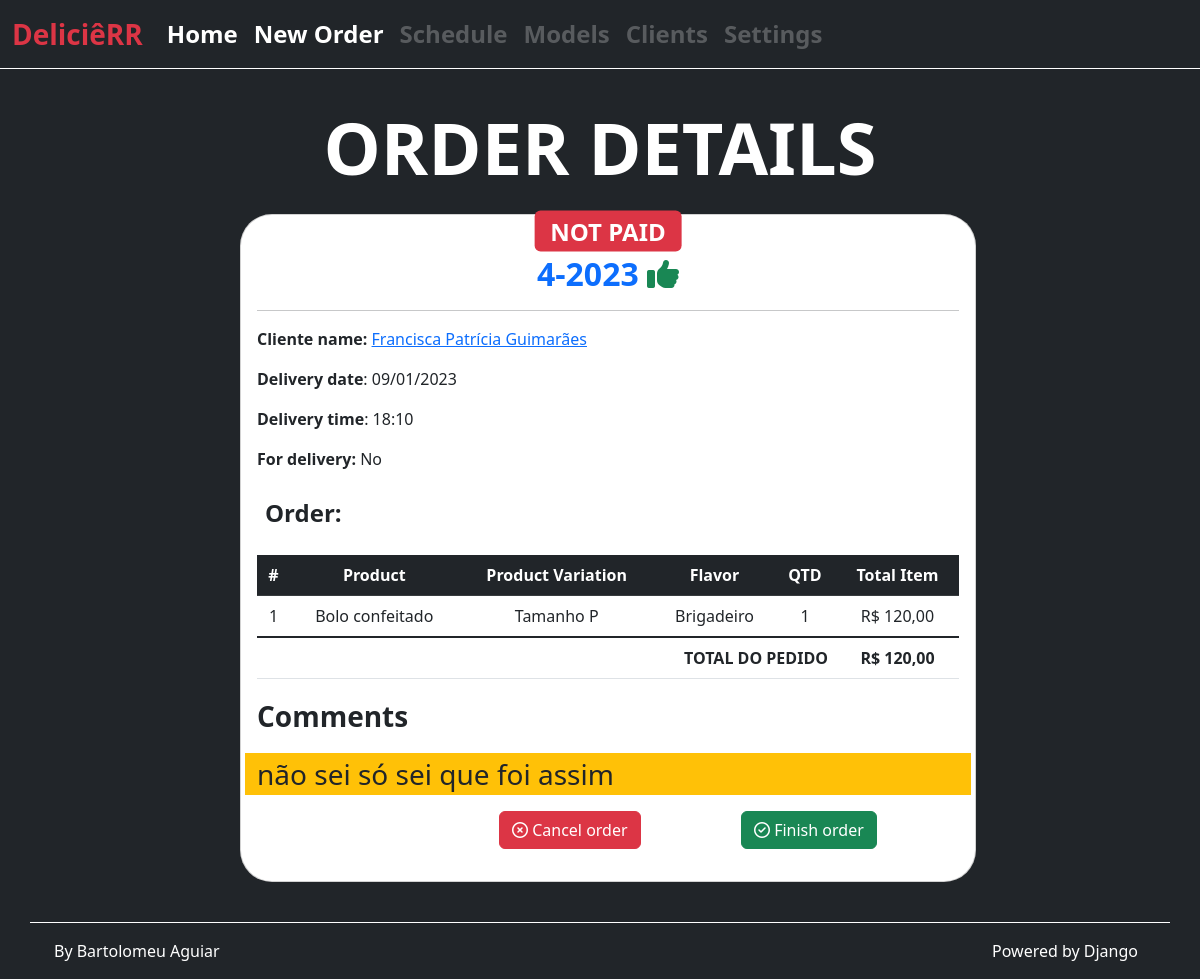
/orders/4/, run on the app's committed database.
### orders/models.py (models this page shows)
class Order (models.Model):
    created_at = models.DateTimeField(auto_now_add=True)
    updated_at = models.DateTimeField(auto_now=True)
    client = models.ForeignKey(Client, on_delete=models.CASCADE)
    total = models.FloatField(default=0.0)
    delivery_date = models.DateTimeField(
        'Delivery Date', auto_now=False, auto_now_add=False)
    for_delivery = models.BooleanField()
    delivery_method = models.CharField(
        choices=(
            ('P', 'Própria'),
            ('T', 'App Terceirizado')
        ),
        max_length=1,
        blank=True
    )
    delivery_address = models.CharField(blank=True, max_length=300)
    comments = models.TextField(max_length=500, blank=True)
    status_order = models.CharField(
        choices=(
            ('CR', 'CREATED'),
            ('CL', 'CANCELED'),
            ('CF', 'CONFIRMED'),
            ('FN', 'FINISHED'),
        ),
        max_length=2,
        default='CR',
    )
    payment_form = models.CharField(
        _("Payment Form"),
        max_length=2,
        blank=True,
        choices=(
            ('CS', _('CASH')),
            ('CC', _('CREDIT CARD')),
            ('DC', _('DEBIT CARD')),
            ('PX', _('PIX')),
        ),
        default='PX',
    )
    status_payment = models.CharField(
        choices=(
            ('NP', 'NOT PAID'),
            ('PG', 'PAID'),
            ('PE', 'PAID ENTRY'),
        ),
        max_length=2,
        blank=True,
        default='NP',
    )
    class Meta:
        verbose_name = 'Order'
        verbose_name_plural = 'Orders'
    def __str__(self):
        return str(f'{self.pk}-{self.delivery_date.year}')

class OrderItem(models.Model):
    order = models.ForeignKey(Order, on_delete=models.CASCADE)
    product = models.CharField(max_length=150)
    product_id = models.PositiveIntegerField()
    variation = models.CharField(max_length=150)
    variation_id = models.PositiveIntegerField()
    sabor = models.CharField(max_length=50, blank=True, default=None)
    price = models.FloatField()
    price_additional = models.FloatField(blank=True, default=0.0)
    price_discount = models.FloatField(blank=True, default=0.0)
    amount = models.PositiveIntegerField()
    class Meta:
        verbose_name = "Order Item"
        verbose_name_plural = "Order Itens"

### clients/models.py (models this page shows, shortened)
class Client(models.Model):
    name = models.CharField(_("Name"), max_length=300)
    celphone = models.CharField(
        _("Celphone"),
        max_length=15,
        blank=True,
        unique=True,
    )
    address = models.CharField(_("Address"), max_length=500, blank=True)
    birthday = models.DateField(
        _("Birthday"),
        auto_now=False,
        auto_now_add=False,
        blank=True,
        null=True,
    )
    class Meta:
        verbose_name = 'Client'
        verbose_name_plural = 'Clients'

### orders/views.py (the view)
# urls.py: path('orders/<int:pk>/', views.OrderDetailView.as_view(),
class OrderDetailView(DetailView):
    model = Order
    context_object_name = 'order'
    template_name = 'orders/pages/order_detail.html'
    def get_queryset(self, *args, **kwargs):
        qs = super().get_queryset(*args, **kwargs)
        qs = qs.exclude(
            status_order='CL',
        )
        return qs

### products/templatetags/bafilters.py (called while the page is built)
@register.filter
def formata_preco(val):
    return utils.formata_preco(val)

### utils/utils.py (called while the page is built)
def formata_preco(val):
    return f'R$ {val:.2f}'.replace('.', ',')

### orders/templates/orders/pages/order_detail.html (shortened to what this page needs)
{% extends "global/base.html" %}
{% load static %}
{% load bafilters %}
{% block title_section %}
    ORDER DETAILS
{% endblock title_section %}
{% block content %}
<div class="container">
    <div class="row justify-content-center">
        <div class="col col-8 ">
            <div class="card h-100 w-100  text-white bg-white rounded-5 m-2 ">
                <div class="card-body text-dark">
                    <p class="position-relative">
                        <span
                            {% if order.status_payment == 'PG' %}
                                class=" position-absolute top-50 start-50 badge translate-middle text-bg-success fs-4"
                            {% elif order.status_payment == 'NP'%}
                                class=" position-absolute top-50 start-50 badge translate-middle text-bg-danger fs-4"
                            {% else %}
                                class=" position-absolute top-50 start-50 badge translate-middle text-bg-warning fs-4"
                            {% endif %}
                        >
                            {{ order.get_status_payment_display }}
                        </span>
                    </p>
                    <h2 class="text-center card-title mt-4">
                        <a href="#" class="text-decoration-none fw-bold ">
                            {{ order }}
                        </a>
                        {% if order.status_order == 'CF' %}
                            <i class="fa-solid fa-thumbs-up text-success "></i>
                        {% endif %}
                    </h2>
                    <hr>
                    <p class="card-text">
                        <b>Cliente name: </b>
                            <a href="./client_detail.html" data-bs-toggle="tooltip"
                                data-bs-title="Click for client details">
                                {{ order.client.name }}
                            </a>
                    </p>
                    <p class="card-text">
                        <b>Delivery date</b>: {{ order.delivery_date|date:"d/m/Y" }}
                    </p>
                    <p class="card-text">
                        <b>Delivery time</b>: {{ order.delivery_date|date:"H:i" }}
                    </p>
                    <p class="card-text">
                        <b>For delivery:</b>
                        {% if order.for_delivery %}
                            Yes
                        {% else %}
                            No
                        {% endif %}
                    </p>
                        <div class="row p-2">
                            <div class="col border-dark borderborder-3 fs-4">
                                <p class=""><b>Order:</b></p>
                            </div>
                        </div>
                        <div class="">
                            <div class="text-center">
                                <table class="table">
                                    <thead>
                                        <tr class="table-dark">
                                            <th scope="col">#</th>
                                            <th scope="col">Product</th>
                                            <th scope="col">Product Variation</th>
                                            <th scope="col">Flavor</th>
                                            <th scope="col">QTD</th>
                                            <th scope="col">Total Item</th>
                                        </tr>
                                    </thead>
                                    <tbody>
                                        <tr>
                                            {% for item in order.orderitem_set.all %}
                                                <td scope="row">{{ item.id }}</td>
                                                <td>{{ item.product }}</td>
                                                <td>{{ item.variation }} </td>
                                                <td>{{ item.sabor }}</td>
                                                <td>{{ item.amount }}</td>
                                                <td>{{ item.price|formata_preco }}</td>
                                            {% endfor %}
                                        </tr>
                                        <tr class="fw-bold table-group-divider">
                                            <td scope="row" colspan="5" class="text-end">TOTAL DO PEDIDO</td>
                                            <td>{{ order.total|formata_preco }}</td>
                                        </tr>
                                    </tbody>
                                </table>
                            </div>
                        </div>
                        <div class="row fs-3" id="order-comments">
                            <p><b>Comments</b></p>
                            <p class="bg-warning">{{order.comments}}</p>
                        </div>
                        <div class="row justify-content-end p-0 fs-5 clearfix">
                            <div class="col-4 ">
                                <a href="#" class=" btn  btn-danger ">
                                    <i class="fa-regular fa-times-circle"></i>
                                    Cancel order
                                </a>
                            </div>
                            <div class="col-4 float-end">
                                <a href="#" class="btn  btn-success">
                                    <i class="fa-regular fa-circle-check"></i>
                                    Finish order
                                </a>
                            </div>
                        </div>
                </div>
            </div>
        {% endblock content %}

### data on the page
Order: status_payment "NOT PAID", id+delivery_date "4-2023", client.name "Francisca Patrícia Guimarães", delivery_date "09/01/2023", delivery_date "18:10", total "R$ 120,00", comments "não sei só sei que foi assim"
OrderItem: id "1", product "Bolo confeitado", variation "Tamanho P", sabor "Brigadeiro", amount "1", price "R$ 120,00"
